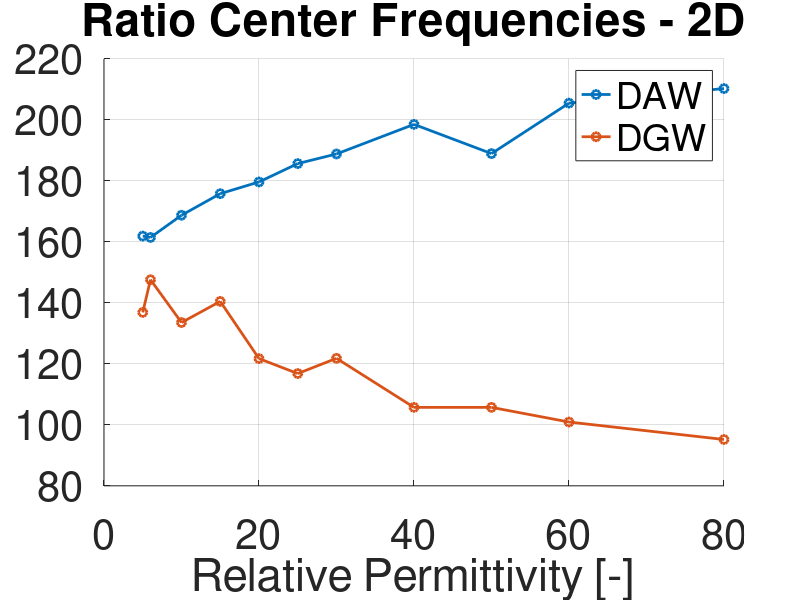

MATLAB code for this plot: (Note: this script raises an error after producing the figure.)
clear,close all
%% Parameter
fs = 30;
lw = 2;
ylimitlow = 50;
ylimit = 230;
%% Lossless 200MHz Dipole

%
eps = [
5
6
10
15
20
25
30
40
50
60
80
];

freq_air = [
161.893666
161.448903
168.72684
175.802612
179.643745
185.66826
188.822032
198.525948
188.943331
205.491974
210.27173
];

freq_ground = [
136.871425
147.591942
133.544368
140.475737
121.714832
116.816665
121.807251
105.726475
105.726475
100.920727
95.190795
];

figure
set(gca,'FontSize',fs)
grid on
hold on
plot(eps,freq_air,'-o','LineWidth',lw,'DisplayName','DAW')
plot(eps,freq_ground,'-o','LineWidth',lw,'DisplayName','DGW')
legend
xlabel('Relative Permittivity [-]')
title('Ratio Center Frequencies - 2D')
subtitle('200MHz Hertzian Dipole')
ylim([ylimitlow ylimit])
lg = legend('Interpreter','none', 'FontSize', 0.75*fs, 'Orientation','Vertical',...
    'Location','northwest');


m = uimenu('Text','USER-Options');
uimenu(m,'Text','Save Figure',...
     'MenuSelectedFcn',@SaveFigure);

%% RLFLA Lossless 
eps = [
5
6
8
10
15
25
30
40
50
60
80 
];

freq_air = [
99.8325
99.8325
101.417142
101.417142
101.417142
103.001785
104.586428
106.171071
109.340357
113.143499
115.045071  
];

freq_ground =[
102.473571
99.568392
98.247857
96.663214
95.078571
89.532321
89.268214
83.986071
83.986071
80.816785
77.6475   
];

figure
set(gca,'FontSize',fs)
grid on
hold on
ylim([ylimitlow ylimit])
plot(eps,freq_air,'-o','LineWidth',lw,'DisplayName','DAW')
plot(eps,freq_ground,'-o','LineWidth',lw,'DisplayName','DGW')
legend
xlabel('Relative Permittivity [-]')
title('Ratio Center Frequencies - 3D')
subtitle('RLFLA')

lg = legend('Interpreter','none', 'FontSize', 0.75*fs, 'Orientation','Vertical',...
    'Location','northwest');


m = uimenu('Text','USER-Options');
uimenu(m,'Text','Save Figure',...
     'MenuSelectedFcn',@SaveFigure);


